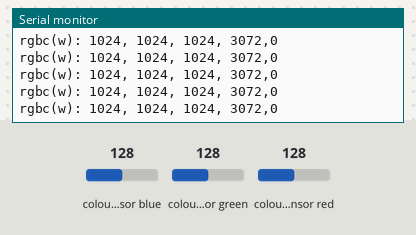
Recording of a sketch running on a simulated Arduino Uno, built with avr-gcc and run on an emulated ATmega328P. Parts: the last lines printed to the serial monitor. Wiring (inferred from the names in the program): TCS34725 colour sensor at I2C address 0x29. The test bench sets the inputs (shaded band); at power-on: colour sensor blue 128, colour sensor green 128, colour sensor red 128.

Above: at 1.3 s.
1.4 s: colour sensor blue set to 5
At 2.4 s:
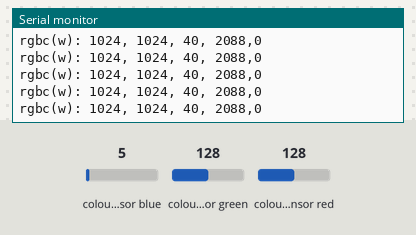
4.4 s: colour sensor green set to 5
At 5.1 s:
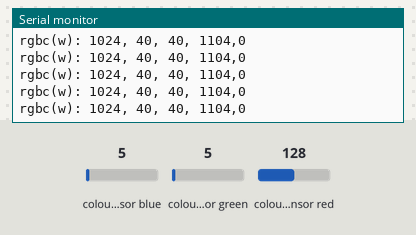
7.4 s: colour sensor red set to 5
At 8.0 s:
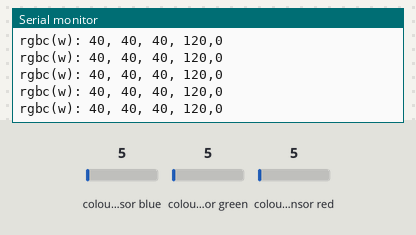
Timing chart, 0 to 10.4 s (numbered marks = the images above; inputs shaded):
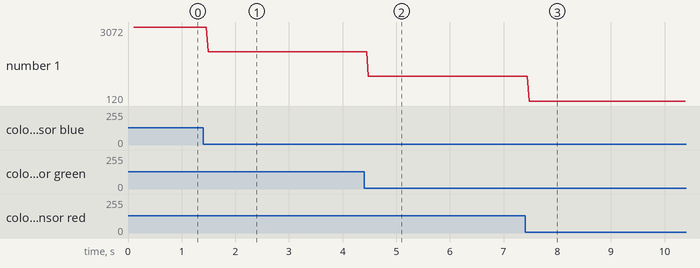

Measured:
- after the input at 1.4 s, the serial monitor: prints a new line after 0.09 s (image 1)
- after the input at 4.4 s, the serial monitor: prints a new line after 0.08 s (image 2)
- after the input at 7.4 s, the serial monitor: prints a new line after 0.08 s (image 3)
- plotted number 1: 3072 → 2088 after the input at 1.4 s, 2088 → 1104 after the input at 4.4 s, 1104 → 120 after the input at 7.4 s

The sketch:

TCS34725.ino
```cpp
#include <Wire.h>

// minimal Arduino TCS3472(5) I2C code
// put together with help from the VERY COMPLETE TSL2591 library by Austria Microsystems
// "TSL2591MI.h" Yet Another Arduino ams TSL2591MI Lux Sensor
// https://bitbucket.org/christandlg/tsl2591mi/src/master/
// https://www.arduino.cc/reference/en/libraries/tsl2591mi/
// SJ Remington 3/2021, 7/2021

// some useful device-specific constants
#define TCS3472_ADDR 0x29
#define TCS3472_CMD 0b10000000
#define TCS3472_TRANSACTION_AUTOINC 0b00100000
#define TCS3472_MASK_AEN 0b00000010
#define TCS3472_MASK_PON 0b00000001
#define TCS3472_MASK_AVALID 0b00000001

// device-specific register numbers
#define TCS3472_REG_ENABLE 0x00
#define TCS3472_REG_ATIME  0x01
#define TCS3472_REG_WTIME  0x03
#define TCS3472_REG_CONFIG 0x0D
#define TCS3472_REG_CONTROL 0x0F
#define TCS3472_REG_ID 0x12  //value 0x44 for TCS34725
#define TCS3472_REG_STATUS 0x13
#define TCS3472_REG_CDATAL 0x14
#define TCS3472_REG_CDATAH 0x15
#define TCS3472_REG_RDATAL 0x16
#define TCS3472_REG_RDATAH 0x17
#define TCS3472_REG_GDATAL 0x18
#define TCS3472_REG_GDATAH 0x19
#define TCS3472_REG_BDATAL 0x1A
#define TCS3472_REG_BDATAH 0x1B

// read a register in the TCS3472
int readRegister(uint8_t reg) {  //int return value, because -1 is possible
  Wire.beginTransmission(TCS3472_ADDR);
  Wire.write(TCS3472_CMD | TCS3472_TRANSACTION_AUTOINC | reg);
  Wire.endTransmission(false);
  Wire.requestFrom(TCS3472_ADDR, 1);
  return Wire.read();
}

//write value to TSL2591 register. Special functions not implemented
void writeRegister(uint8_t reg, uint8_t value)
{
  Wire.beginTransmission(TCS3472_ADDR);
  Wire.write(TCS3472_CMD | TCS3472_TRANSACTION_AUTOINC | reg);
  Wire.write(value);
  Wire.endTransmission();
}

// reset to power on state
void TCS3472_reset(void) {
  writeRegister(TCS3472_REG_ENABLE, TCS3472_MASK_AEN | TCS3472_MASK_PON);
  writeRegister(TCS3472_REG_CONFIG, 0);  //WLONG off, may need to clear other registers too
  delay(3); //must wait > 2.4 ms before RGBC can be initiated
}
// reset to sleep state
void TCS3472_sleep(void) {
  writeRegister(TCS3472_REG_ENABLE, 0);
}

// power on and enable the ambient light sensor
void TCS3472_enable() {
  writeRegister(TCS3472_REG_ENABLE, TCS3472_MASK_AEN | TCS3472_MASK_PON);
}

// Configure: set gain 0 to 3 (low, med, high, max),
// set integration time to 1 to 255 x (2.4 ms) cycles
void TCS3472_config(uint8_t gain, uint8_t time) {
  if (time == 0) time = 1;
  writeRegister(TCS3472_REG_ATIME, 256 - (int)time);
  writeRegister(TCS3472_REG_CONTROL, gain & 3); //1x, 4x, 16x, 60x
}

// get RGBC readings
void TCS3472_getData(uint16_t *r, uint16_t *g, uint16_t *b, uint16_t *c ) {
  uint8_t t;
  t = readRegister(TCS3472_REG_RDATAH);
  *r = (t << 8) |  readRegister(TCS3472_REG_RDATAL);
  t = readRegister(TCS3472_REG_GDATAH);
  *g = (t << 8) |  readRegister(TCS3472_REG_GDATAL);
  t = readRegister(TCS3472_REG_BDATAH);
  *b = (t << 8) |  readRegister(TCS3472_REG_BDATAL);
  t = readRegister(TCS3472_REG_CDATAH);
  *c = (t << 8) |  readRegister(TCS3472_REG_CDATAL);
}

// register dump for debugging
void TCS3472_regDump() {
  for (int i = 0; i < 0x1C; i++) {
    Serial.print("reg "); Serial.print(i);  Serial.print(" "); Serial.println(readRegister(i), HEX);
  }
}

void setup() {
  Serial.begin(9600);

  //wait for serial connection to open (only necessary on some boards)
  while (!Serial);

  Wire.begin();
  uint8_t id = readRegister(TCS3472_REG_ID); // read ID register
  if (id != 0x44) {
    Serial.print("ID: ");
    Serial.print(id, HEX);
    Serial.println("? TCS3472 not found");
    while (1);
  }
  Serial.println("TCS3472 OK");
  TCS3472_reset();
  TCS3472_enable();  //use TCS3472_sleep() to disable and power down
  TCS3472_config(1, 255); //med gain, 255*2.4 ms integration time
  TCS3472_sleep();
  delay(100);
}

void loop() {
  uint16_t r, g, b, c;
  unsigned int wait_count=0;

  TCS3472_enable();

  //no need to use blocking wait, but here we check when AVALID becomes high and quantify the delay.
  while ((readRegister(TCS3472_REG_STATUS) & TCS3472_MASK_AVALID) == 0) {wait_count++;}; //wait for data available

  TCS3472_getData(&r, &g, &b, &c);
  TCS3472_sleep();

  Serial.print("rgbc(w): ");
  Serial.print(r);
  Serial.print(", ");
  Serial.print(g);
  Serial.print(", ");
  Serial.print(b);
  Serial.print(", ");
  Serial.print(c);
  Serial.print(",");
  Serial.println(wait_count);  //quantify wait time
}
```
